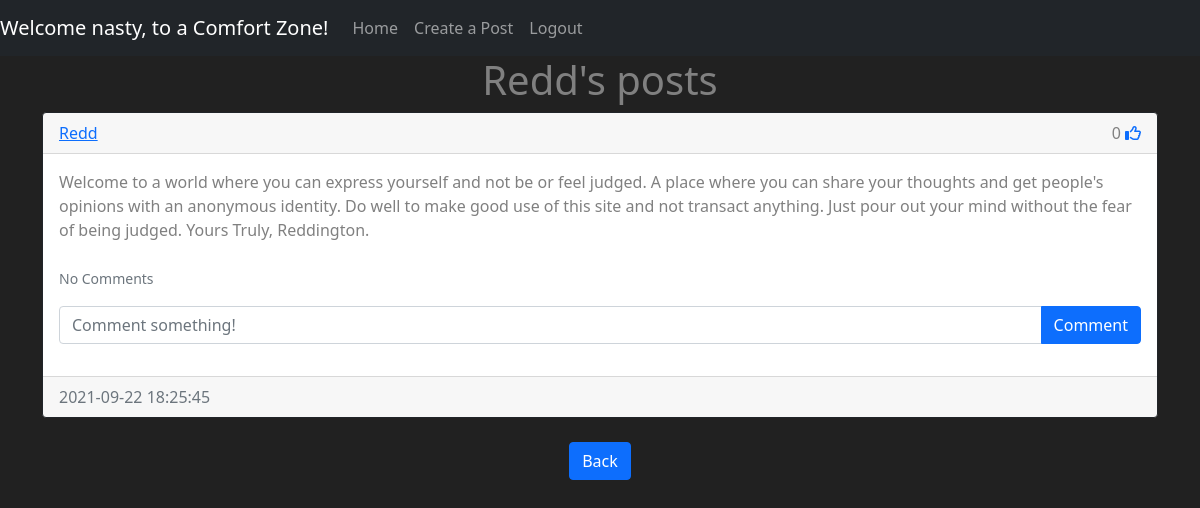
Screenshot of /posts/Redd (signed in) with the database file from the repository.
### website/models.py (models this page shows)
class User(db.Model, UserMixin):
    id = db.Column(db.Integer, primary_key=True)
    email = db.Column(db.String(150), unique=True)
    username = db.Column(db.String(150), unique=True)
    password = db.Column(db.String(150))
    date_created = db.Column(db.DateTime(timezone=True), default=func.now())
    posts = db.relationship('Post', backref='user', passive_deletes=True)
    comments = db.relationship('Comment', backref='user', passive_deletes=True)
    likes = db.relationship('Like', backref='user', passive_deletes=True)

class Post(db.Model):
    id = db.Column(db.Integer, primary_key=True)
    text = db.Column(db.Text, nullable=False)
    date_created = db.Column(db.DateTime(timezone=True), default=func.now())
    author = db.Column(db.Integer, db.ForeignKey(
        'user.id', ondelete="CASCADE"), nullable=False)
    comments = db.relationship('Comment', backref='post', passive_deletes=True)
    likes = db.relationship('Like', backref='post', passive_deletes=True)

### website/views.py (the view)
@views.route("/posts/<username>")
@login_required
def posts(username):
    user = User.query.filter_by(username=username).first()
    if not user:
        flash('No user with that username exists.', category='error')
        return redirect(url_for('views.home'))
    posts = user.posts
    return render_template("posts.html", user=current_user, posts=posts, username=username)

### website/__init__.py (called while the page is built)
def create_app():
    app = Flask(__name__)
    app.config['SECRET_KEY'] = "helloworld"
    app.config['SQLALCHEMY_DATABASE_URI'] = f'sqlite:///{DB_NAME}'
    db.init_app(app)
    from .views import views
    from .auth import auth
    app.register_blueprint(views, url_prefix="/")
    app.register_blueprint(auth, url_prefix="/")
    from .models import User, Post, Comment, Like
    create_database(app)
    login_manager = LoginManager()
    login_manager.login_view = "auth.login"
    login_manager.init_app(app)
    @login_manager.user_loader
    def load_user(id):
        return User.query.get(int(id))
    return app

### website/templates/posts.html (shortened to what this page needs)
{% extends "posts_div.html" %}  {% block header %} {{username}}'s posts {% endblock %} {% block footer %}
    <div align="center">
      <a href="/home"
        ><button type="button" class="btn btn-primary btn-md">Back</button></a
      >
    </div>
    {% endblock %}

### website/templates/posts_div.html (shortened to what this page needs)
{% extends "base.html" %} {% block title %}Home{% endblock %} {% block content
  %}
  <h1 align="center">{% block header %}Posts{% endblock %}</h1>
  <div id="posts">
    {% for post in posts %}
    <div class="card border-dark">
      <div class="card-header d-flex justify-content-between align-items-center">
        <a href="/posts/{{post.user.username}}">{{post.user.username}}</a>
        <div>
          {{ post.likes|length }}
          {% if user.id in post.likes|map(attribute="author")|list %}
          <a href="/like-post/{{post.id}}"><i class="fas fa-thumbs-up"></i></a>
          {% else %}
          <a href="/like-post/{{post.id}}"><i  class="far fa-thumbs-up"></i></a>
          {% endif %}
        </div>
      </div>
      <div class="card-body">
        <div class="card-text">{{post.text}}</div>
        <br />
        <p class="card-text">
          {% if post.comments|length > 0 %}
          <a data-bs-toggle="collapse" href="#comments-{{post.id}}" role="button">
            <small>View {{post.comments|length}} Comments</small>
          </a>
          {% else %}
          <small class="text-muted">No Comments</small>
          {% endif %}
        </p>
        <form
          class="input-group mb-3"
          method="POST"
          action="/create-comment/{{post.id}}"
        >
          <input
            type="text"
            id="text"
            name="text"
            class="form-control"
            placeholder="Comment something!"
          />
          <button type="submit" class="btn btn-primary">Comment</button>
        </form>
      </div>
      <div class="card-footer text-muted">{{post.date_created}}</div>
    </div>
    <br/ > {% endfor %}
  </div>
  {% block footer %}{% endblock %} {% endblock %}

### website/templates/base.html (shortened to what this page needs)
<!DOCTYPE html>
<html lang="en">
  <head>
    <link
      href="https://cdn.jsdelivr.net/npm/bootstrap@5.0.2/dist/css/bootstrap.min.css"
      rel="stylesheet"
    />
  </head>
  <body>
    <nav class="navbar navbar-expand-md navbar-dark bg-dark">
      <a class="navbar-brand" href="#">Welcome {{ current_user.username }}, to a Comfort Zone!</a>
        <div class="collapse navbar-collapse" id="navbarNav">
          <ul class="navbar-nav mr-auto">
            <li class="nav-item active">
              <a class="nav-link" href="/home">Home</a>
            </li>
          </ul>
          {% if user.is_authenticated %}
            <ul class="navbar-nav">
              <li class="nav-item">
                <a class="nav-link" href="/create-post">Create a Post</a>
              </li>
              <li class="nav-item">
                <a class="nav-link" href="/logout">Logout</a>
              </li>
            </ul>
            {% endif %}
          </div>
    </nav>
    <div class="container">{% block content %}{% endblock %}</div>
  </body>
</html>

### website/templates/base.html (style rules this page uses)
body { background-color: #212121; color: grey }

### rows the page displays
User: username "nasty"
User: username "Redd"
Post: user.username "Redd", likes|length "0", text "Welcome to a world where you can express yourself and not be or feel judged. A place where you can share your thoughts and get people's opinions with an anonymous identity. Do well to make good use of this site and not transact anything. Just pour out your mind without the fear of being judged. Yours Truly, Reddington.", date_created "2021-09-22 18:25:45"
